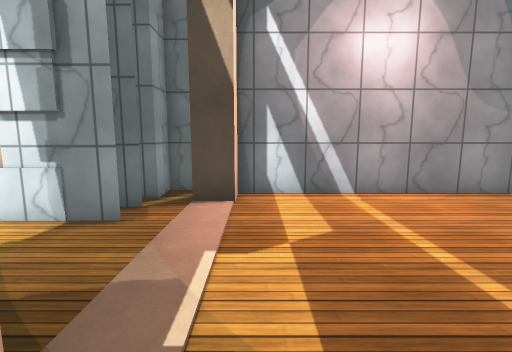
View 1 (above)

24 first-person views from a walk through a Unity game level. The camera is 1.4 m above the floor, tilts 8° down and sees 85° across. The floor is counted in squares, 0.9 m on a side. Each view is taken from the middle of a square. On the plan, view 1 faces up. The plan holds only what a view shows up to about 14 squares ahead; the rest is blank. The place goes on beyond the plan. The player character is not drawn. Surface patterns are stand-ins for the level's own textures.

View 2
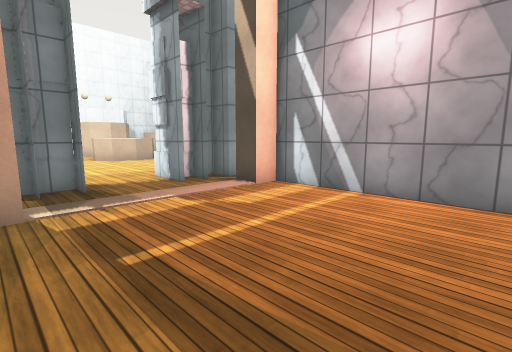

View 3
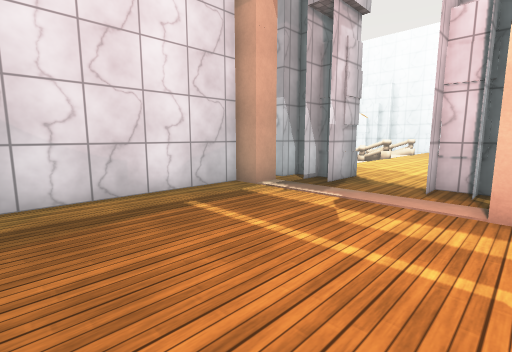

View 4
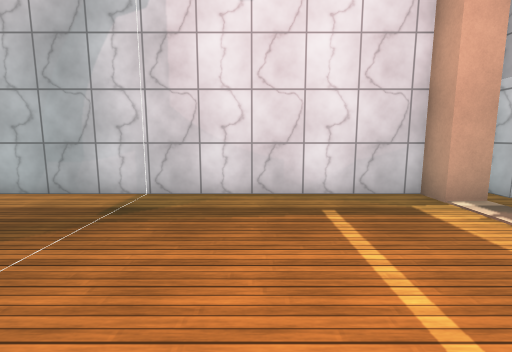

View 5
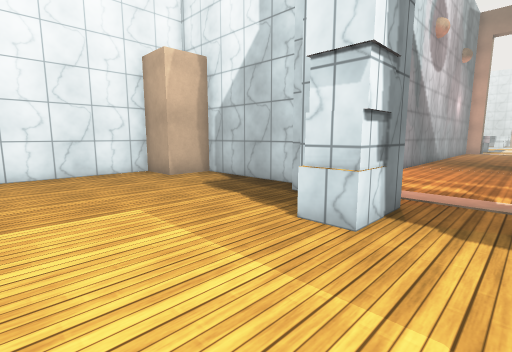

View 6
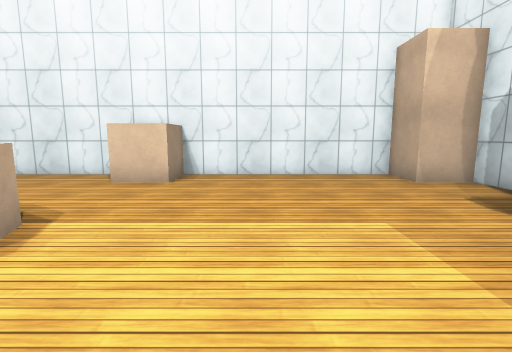

View 7
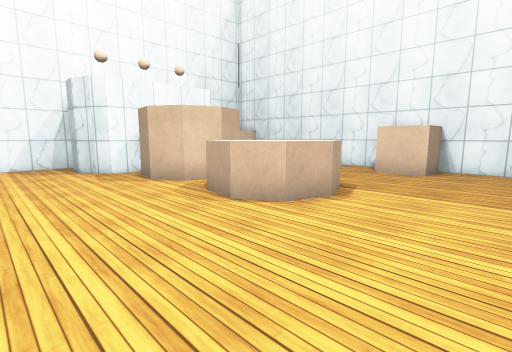

View 8
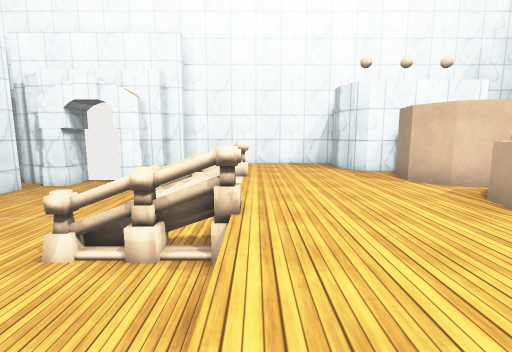

View 9
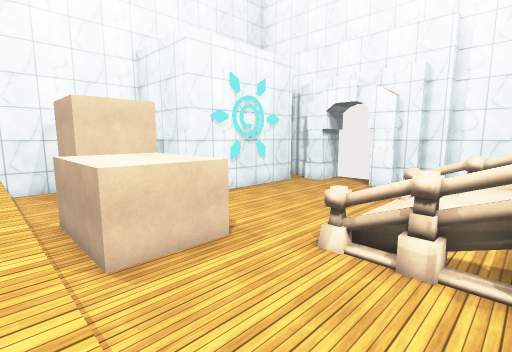

View 10
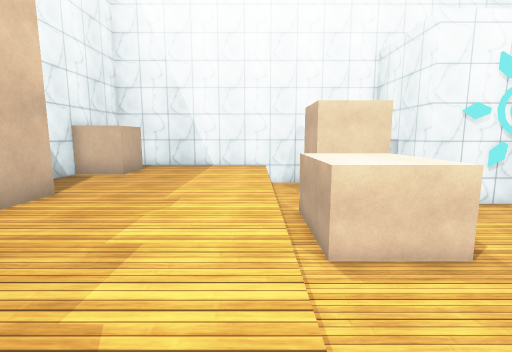

View 11
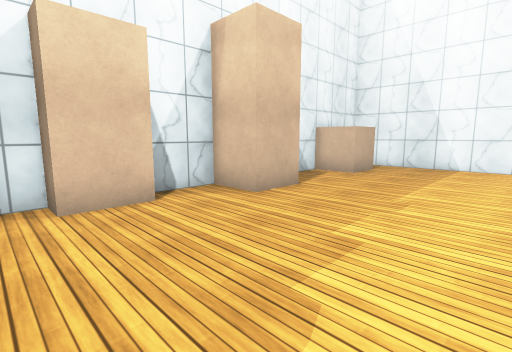

View 12
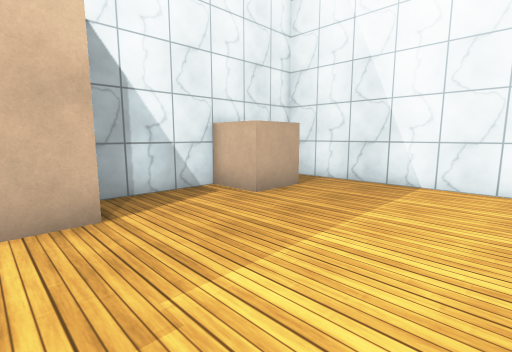

View 13
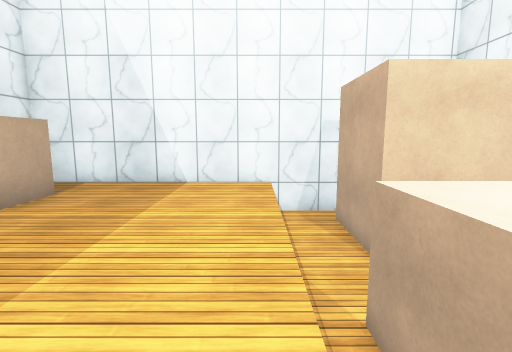

View 14
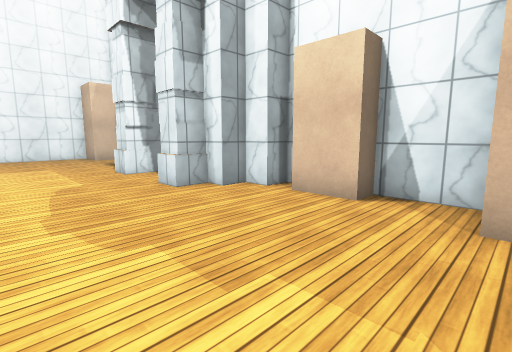

View 15
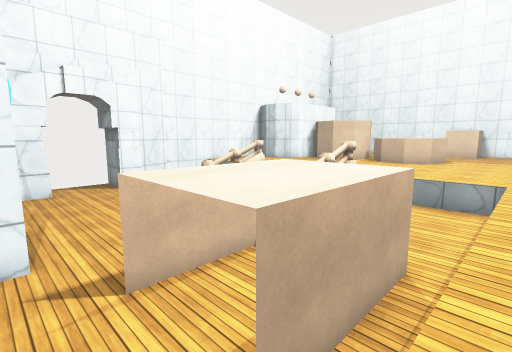

View 16
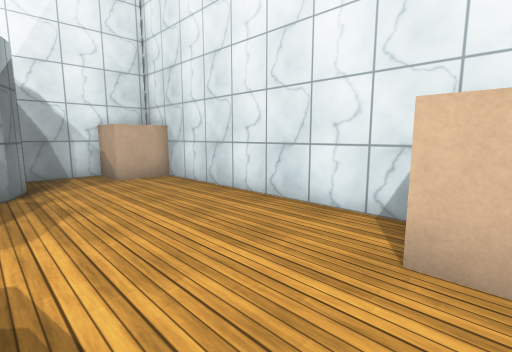

View 17
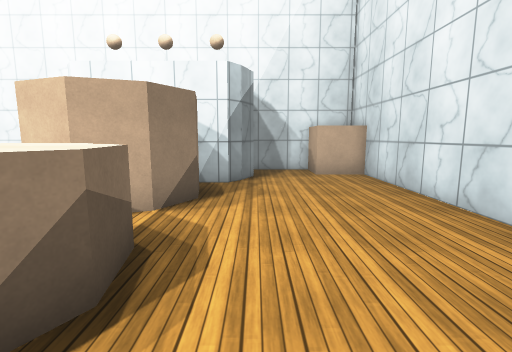

View 18
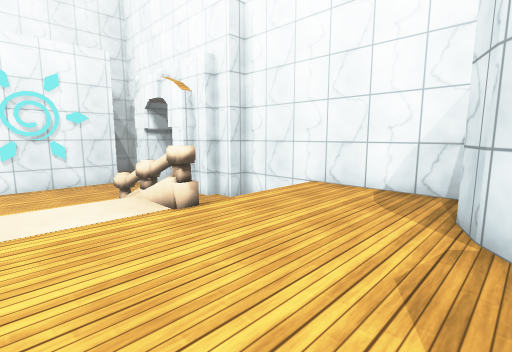

View 19
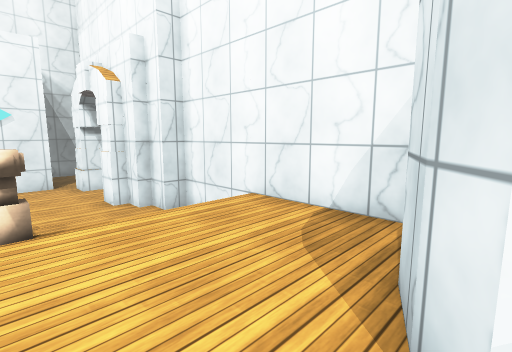

View 20
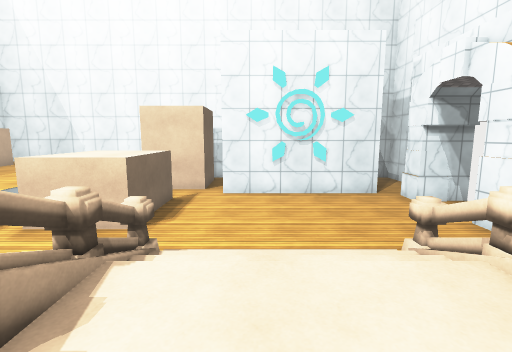

View 21
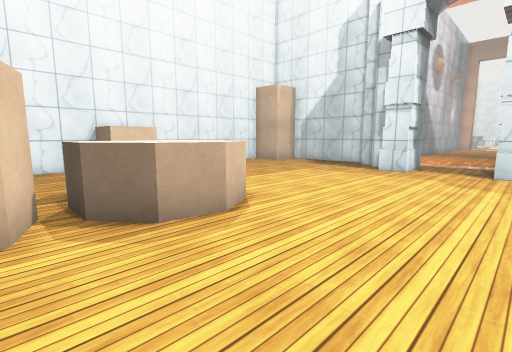

View 22
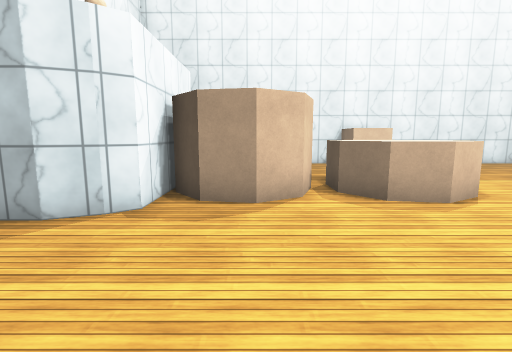

View 23
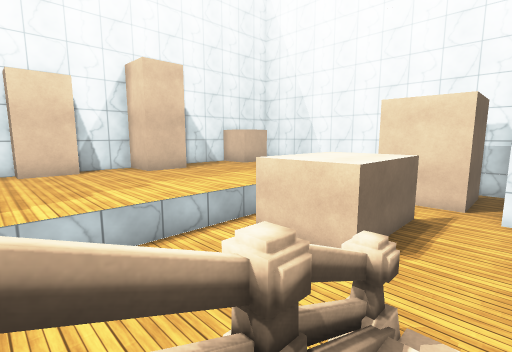

View 24
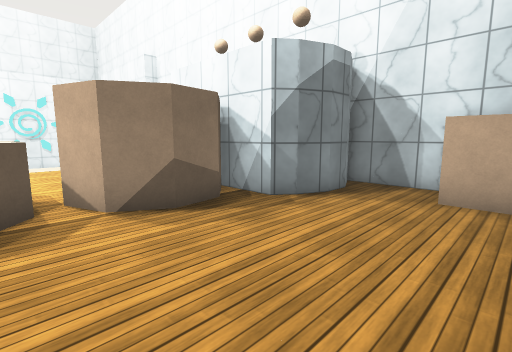

### Floor plan
Key: @ floor where view 1 was taken; # wall or solid block; x gap in a wall; . main floor; - floor 1 m lower than the main floor; / step, stairs or slope; = window, fence, low wall or low ledge; ^ raised ledge; O other object.
Columns run from 26 left of view 1 to 9 right of it. Each row starts with its distance up from view 1.
 16   ######################
 15  OO.........O O........O
 14  OO.........OOO........OOO
 13 #........................#
 12 #........................#
 11 #.##.....................#
 10 #####....................#
  9     #.OOO.OOO............#
  8     #O  O.OOOO..........##########
  7     #O  O.OOOO.........#OO.......
  6     #.OOO.OOO.........^#...........
  5 #####.................=#...........
  4 #.##...............................
  3 #..................................
  2 #.....................=#...........
  1 #.....................^#...........
  0 #......................#OO@........
 -1 #     x....x-----.......############
 -2 #     =....=-----.......O#
 -3 #     =////=-----.......O
 -4  #----^////^-----.......O#
 -5  ##--------------........#
 -6   #--------------........#
 -7   =----------O OO......OOO
 -8  ------------O  O......O
 -9  ------------O  O........#
-10 ###----------O  O........#
-11   #--------------........#
-12    -#######------........#
-13           #-O##--......###
-14           #-###--......#
-15            -###--.......
-16            -  ---........
-17            ##############

Where each view was taken, in squares from view 1:
view 1: 0 up, 0 right, facing up
view 2: 0 up, 6 right, facing up-left
view 3: 7 up, 6 right, facing down-left
view 4: 7 up, 4 right, facing down
view 5: 3 up, 9 left, facing up-right
view 6: 4 up, 9 left, facing up
view 7: 1 up, 9 left, facing up-left
view 8: 0 up, 9 left, facing left
view 9: 1 down, 9 left, facing down-left
view 10: 1 down, 9 left, facing down
view 11: 1 down, 9 left, facing down-right
view 12: 7 down, 9 left, facing down-right
view 13: 7 down, 9 left, facing down
view 14: 7 down, 9 left, facing up-right
view 15: 12 down, 9 left, facing up-left
view 16: 10 up, 13 left, facing up-left
view 17: 11 up, 12 left, facing left
view 18: 5 up, 17 left, facing down-left
view 19: 5 up, 20 left, facing down-left
view 20: 1 up, 17 left, facing down
view 21: 1 up, 18 left, facing up-right
view 22: 1 down, 19 left, facing up
view 23: 1 down, 16 left, facing down-right
view 24: 15 up, 16 left, facing down-left
